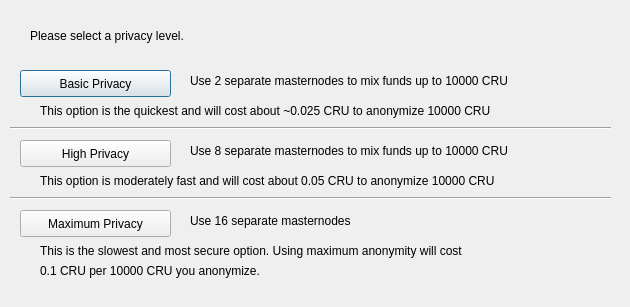
<?xml version="1.0" encoding="UTF-8"?>
<ui version="4.0">
 <class>ObfuscationConfig</class>
 <widget class="QDialog" name="ObfuscationConfig">
  <property name="geometry">
   <rect>
    <x>0</x>
    <y>0</y>
    <width>630</width>
    <height>307</height>
   </rect>
  </property>
  <property name="windowTitle">
   <string>Configure Obfuscation</string>
  </property>
  <widget class="QPushButton" name="buttonBasic">
   <property name="geometry">
    <rect>
     <x>20</x>
     <y>70</y>
     <width>151</width>
     <height>27</height>
    </rect>
   </property>
   <property name="text">
    <string>Basic Privacy</string>
   </property>
  </widget>
  <widget class="QPushButton" name="buttonHigh">
   <property name="geometry">
    <rect>
     <x>20</x>
     <y>140</y>
     <width>151</width>
     <height>27</height>
    </rect>
   </property>
   <property name="text">
    <string>High Privacy</string>
   </property>
  </widget>
  <widget class="QPushButton" name="buttonMax">
   <property name="geometry">
    <rect>
     <x>20</x>
     <y>210</y>
     <width>151</width>
     <height>27</height>
    </rect>
   </property>
   <property name="text">
    <string>Maximum Privacy</string>
   </property>
  </widget>
  <widget class="QLabel" name="label">
   <property name="geometry">
    <rect>
     <x>30</x>
     <y>20</y>
     <width>571</width>
     <height>31</height>
    </rect>
   </property>
   <property name="text">
    <string>Please select a privacy level.</string>
   </property>
  </widget>
  <widget class="QLabel" name="label_2">
   <property name="geometry">
    <rect>
     <x>190</x>
     <y>70</y>
     <width>421</width>
     <height>21</height>
    </rect>
   </property>
   <property name="text">
    <string>Use 2 separate masternodes to mix funds up to 10000 CRU</string>
   </property>
  </widget>
  <widget class="QLabel" name="label_3">
   <property name="geometry">
    <rect>
     <x>190</x>
     <y>140</y>
     <width>411</width>
     <height>21</height>
    </rect>
   </property>
   <property name="text">
    <string>Use 8 separate masternodes to mix funds up to 10000 CRU</string>
   </property>
  </widget>
  <widget class="QLabel" name="label_4">
   <property name="geometry">
    <rect>
     <x>190</x>
     <y>210</y>
     <width>421</width>
     <height>21</height>
    </rect>
   </property>
   <property name="text">
    <string>Use 16 separate masternodes</string>
   </property>
  </widget>
  <widget class="QLabel" name="label_6">
   <property name="geometry">
    <rect>
     <x>40</x>
     <y>100</y>
     <width>561</width>
     <height>21</height>
    </rect>
   </property>
   <property name="text">
    <string>This option is the quickest and will cost about ~0.025 CRU to anonymize 10000 CRU</string>
   </property>
  </widget>
  <widget class="QLabel" name="label_7">
   <property name="geometry">
    <rect>
     <x>40</x>
     <y>170</y>
     <width>561</width>
     <height>21</height>
    </rect>
   </property>
   <property name="text">
    <string>This option is moderately fast and will cost about 0.05 CRU to anonymize 10000 CRU</string>
   </property>
  </widget>
  <widget class="QLabel" name="label_8">
   <property name="geometry">
    <rect>
     <x>40</x>
     <y>240</y>
     <width>561</width>
     <height>21</height>
    </rect>
   </property>
   <property name="text">
    <string>This is the slowest and most secure option. Using maximum anonymity will cost</string>
   </property>
  </widget>
  <widget class="QLabel" name="label_9">
   <property name="geometry">
    <rect>
     <x>40</x>
     <y>260</y>
     <width>561</width>
     <height>21</height>
    </rect>
   </property>
   <property name="text">
    <string>0.1 CRU per 10000 CRU you anonymize.</string>
   </property>
  </widget>
  <widget class="Line" name="line">
   <property name="geometry">
    <rect>
     <x>10</x>
     <y>120</y>
     <width>601</width>
     <height>16</height>
    </rect>
   </property>
   <property name="orientation">
    <enum>Qt::Horizontal</enum>
   </property>
  </widget>
  <widget class="Line" name="line_2">
   <property name="geometry">
    <rect>
     <x>10</x>
     <y>190</y>
     <width>601</width>
     <height>16</height>
    </rect>
   </property>
   <property name="orientation">
    <enum>Qt::Horizontal</enum>
   </property>
  </widget>
 </widget>
 <resources/>
 <connections/>
</ui>
